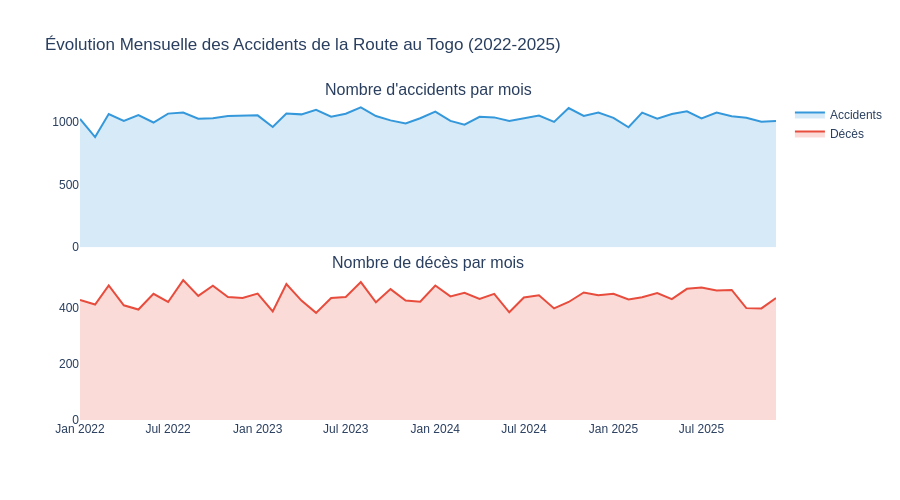

This figure's notebook cell:
### Code cell
# Évolution mensuelle interactive
fig_trend = plot_tendance_annuelle(df)
fig_trend.show()

### Figure 1 — Plotly figure (JSON) as saved in the notebook; plotly's stock layout.template omitted (floating-point values rounded to 4 significant figures)
{"data": [{"fill": "tozeroy", "fillcolor": "rgba(52,152,219,0.2)", "line": {"color": "#3498db", "width": 2}, "name": "Accidents", "type": "scatter", "x": ["2022-01", "2022-02", "2022-03", "2022-04", "2022-05", "2022-06", "2022-07", "2022-08", "2022-09", "2022-10", "2022-11", "2022-12", "2023-01", "2023-02", "2023-03", "2023-04", "2023-05", "2023-06", "2023-07", "2023-08", "2023-09", "2023-10", "2023-11", "2023-12", "2024-01", "2024-02", "2024-03", "2024-04", "2024-05", "2024-06", "2024-07", "2024-08", "2024-09", "2024-10", "2024-11", "2024-12", "2025-01", "2025-02", "2025-03", "2025-04", "2025-05", "2025-06", "2025-07", "2025-08", "2025-09", "2025-10", "2025-11", "2025-12"], "xaxis": "x", "y": [1025, 880, 1064, 1009, 1055, 996, 1067, 1076, 1026, 1031, 1047, 1050, 1053, 960, 1067, 1061, 1097, 1043, 1066, 1117, 1048, 1013, 989, 1030, 1083, 1009, 978, 1041, 1037, 1009, 1030, 1052, 1001, 1112, 1049, 1075, 1033, 958, 1075, 1027, 1064, 1085, 1028, 1076, 1046, 1034, 1002, 1009], "yaxis": "y"}, {"fill": "tozeroy", "fillcolor": "rgba(231,76,60,0.2)", "line": {"color": "#e74c3c", "width": 2}, "name": "Décès", "type": "scatter", "x": ["2022-01", "2022-02", "2022-03", "2022-04", "2022-05", "2022-06", "2022-07", "2022-08", "2022-09", "2022-10", "2022-11", "2022-12", "2023-01", "2023-02", "2023-03", "2023-04", "2023-05", "2023-06", "2023-07", "2023-08", "2023-09", "2023-10", "2023-11", "2023-12", "2024-01", "2024-02", "2024-03", "2024-04", "2024-05", "2024-06", "2024-07", "2024-08", "2024-09", "2024-10", "2024-11", "2024-12", "2025-01", "2025-02", "2025-03", "2025-04", "2025-05", "2025-06", "2025-07", "2025-08", "2025-09", "2025-10", "2025-11", "2025-12"], "xaxis": "x2", "y": [429, 413, 481, 410, 395, 451, 422, 500, 444, 480, 440, 436, 452, 388, 486, 427, 383, 436, 440, 493, 421, 468, 427, 423, 481, 442, 455, 433, 451, 385, 438, 446, 399, 422, 456, 446, 451, 431, 439, 454, 432, 469, 474, 463, 465, 400, 399, 436], "yaxis": "y2"}], "layout": {"annotations": [{"font": {"size": 16}, "showarrow": false, "text": "Nombre d'accidents par mois", "x": 0.5, "xanchor": "center", "xref": "paper", "y": 1, "yanchor": "bottom", "yref": "paper"}, {"font": {"size": 16}, "showarrow": false, "text": "Nombre de décès par mois", "x": 0.5, "xanchor": "center", "xref": "paper", "y": 0.46, "yanchor": "bottom", "yref": "paper"}], "font": {"family": "Arial", "size": 12}, "height": 500, "paper_bgcolor": "white", "plot_bgcolor": "white", "showlegend": true, "title": {"text": "Évolution Mensuelle des Accidents de la Route au Togo (2022-2025)"}, "xaxis": {"anchor": "y", "domain": [0, 1], "matches": "x2", "showticklabels": false}, "xaxis2": {"anchor": "y2", "domain": [0, 1]}, "yaxis": {"anchor": "x", "domain": [0.54, 1]}, "yaxis2": {"anchor": "x2", "domain": [0, 0.46]}}}
